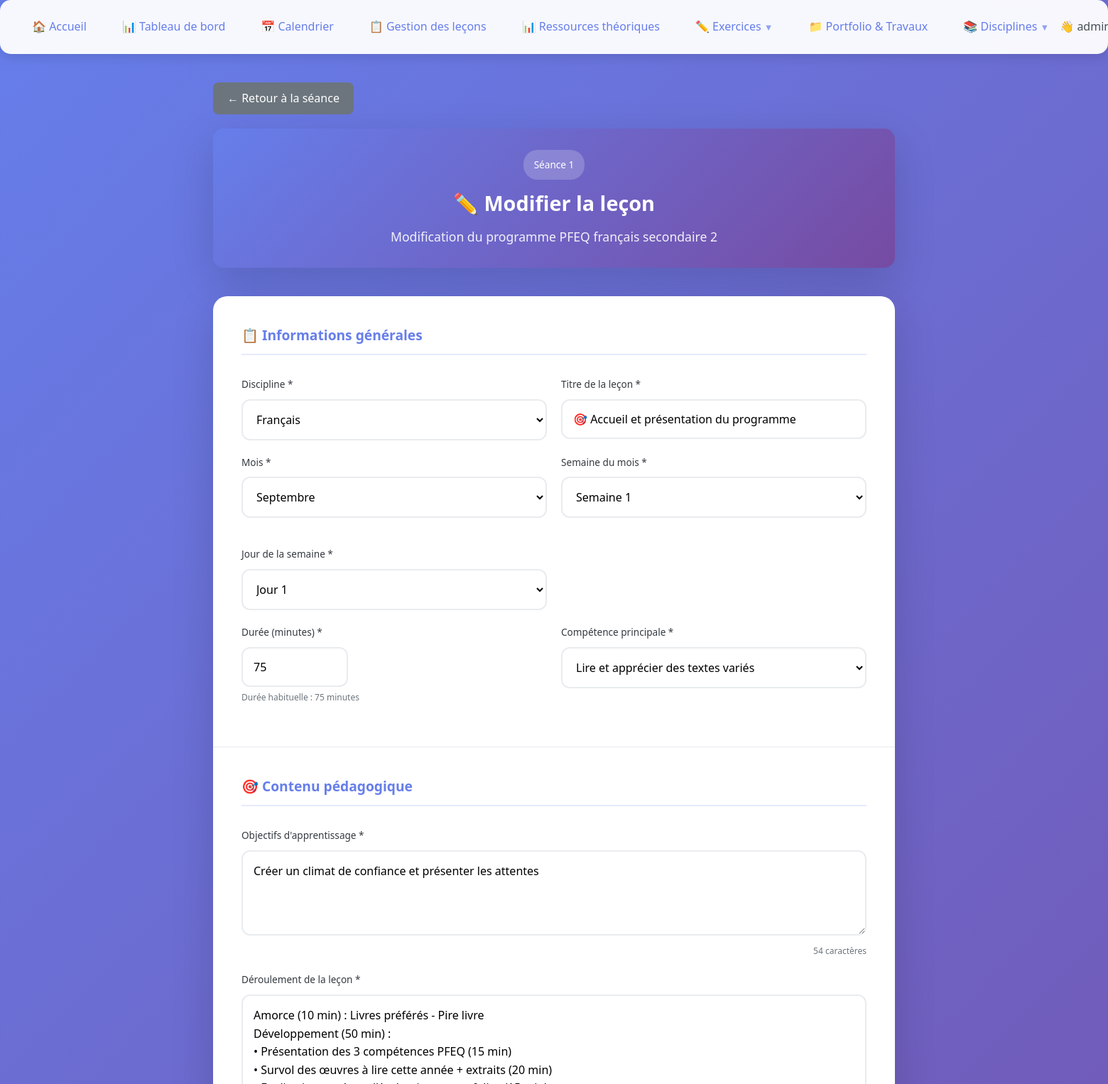
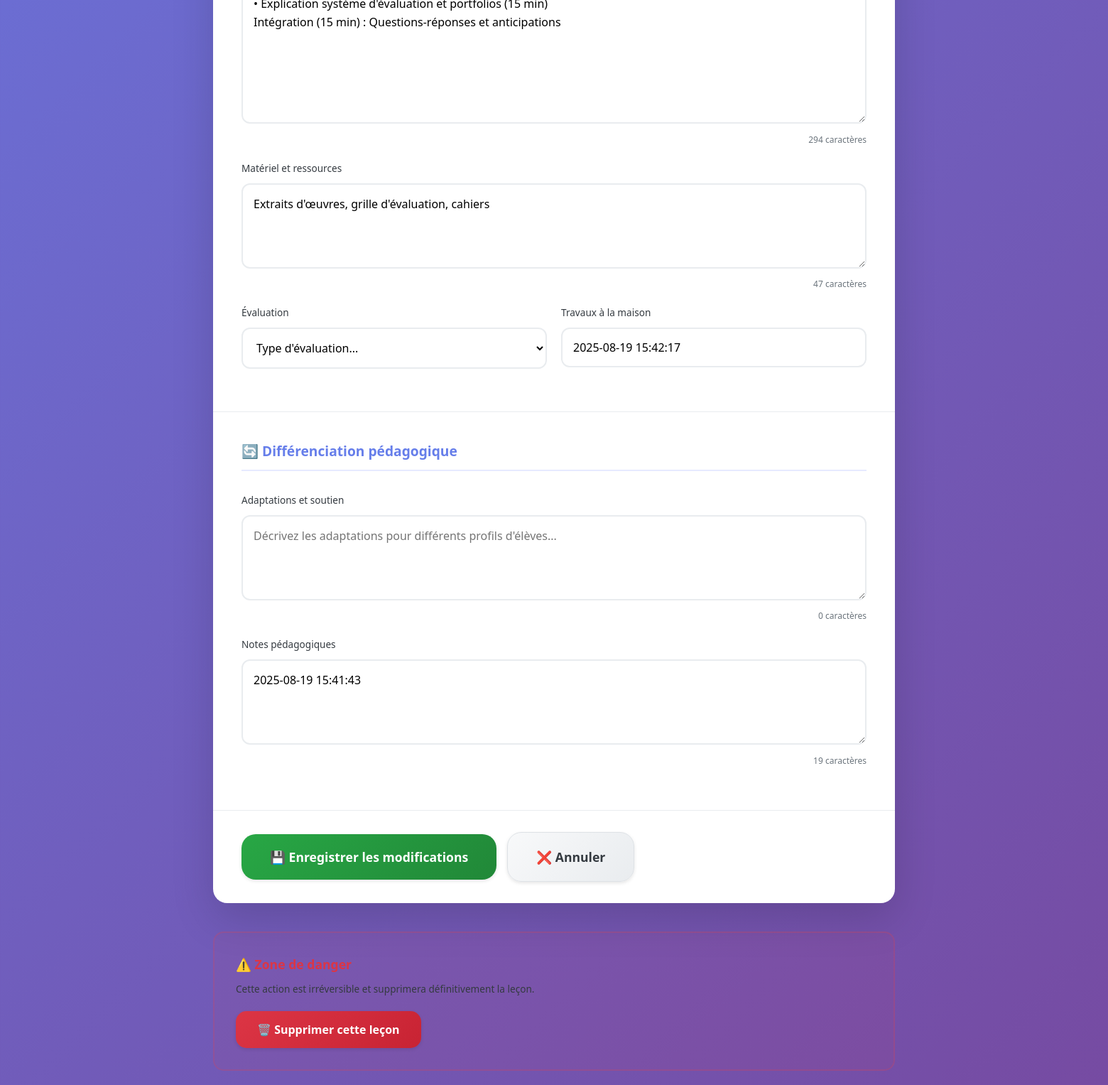
/lesson/1/edit (signed in), run on the app's committed database (2 pictures, top to bottom).
### tables this page shows
CREATE TABLE lessons (
                id INTEGER PRIMARY KEY AUTOINCREMENT,
                lesson_number INTEGER NOT NULL,
                month TEXT NOT NULL,
                week_number INTEGER NOT NULL,
                day_number INTEGER NOT NULL,
                title TEXT NOT NULL,
                content TEXT,
                duration INTEGER DEFAULT 75,
                competences TEXT,
                materials TEXT,
                objectives TEXT,
                tags TEXT,
                created_at TIMESTAMP DEFAULT CURRENT_TIMESTAMP,
                updated_at TIMESTAMP DEFAULT CURRENT_TIMESTAMP
            , subject TEXT DEFAULT 'français', evaluation TEXT, homework TEXT, adaptations TEXT, notes TEXT);

### app.py (the view, shortened to what this page needs)
@app.route('/lesson/<int:lesson_id>/edit', methods=['GET', 'POST'])
def edit_lesson(lesson_id):
    if 'user' not in session:
        return redirect(url_for('login'))
    conn = sqlite3.connect(DB_FILE)
    c = conn.cursor()
    c.execute("SELECT * FROM lessons WHERE id=?", (lesson_id,))
    lesson = c.fetchone()
    c.execute("SELECT DISTINCT subject FROM lessons WHERE subject IS NOT NULL ORDER BY subject")
    available_subjects = [row[0] for row in c.fetchall()]
    conn.close()
    if not lesson:
        flash("Leçon non trouvée", 'error')
        return redirect(url_for('lessons_list'))
    lesson_discipline = lesson[14]  # subject column
    competences = get_competences_by_discipline(lesson_discipline) if lesson_discipline else []
    return render_template('edit_lesson.html', lesson=lesson, available_subjects=available_subjects, competences=competences)

### app.py (called while the page is built)
def get_competences_by_discipline(discipline):
    conn = sqlite3.connect(DB_FILE)
    c = conn.cursor()
    c.execute("SELECT nom FROM competences WHERE discipline = ? ORDER BY ordre", (discipline,))
    competences = [row[0] for row in c.fetchall()]
    conn.close()
    return competences

### templates/edit_lesson.html (shortened to what this page needs)
<!DOCTYPE html>
<html lang="fr">
<head>
    <link rel="stylesheet" href="{{ url_for('static', filename='css/dist/main.css') }}">
</head>
<body>
    {% include 'components/navigation.html' %}
    <div class="edit-lesson-container">
        <a href="{{ url_for('lesson_detail', lesson_id=lesson[0]) }}" class="back-btn">← Retour à la séance</a>
        <div class="edit-lesson-header">
            <div class="lesson-number-badge">Séance {{ lesson[1] }}</div>
            <h1>✏️ Modifier la leçon</h1>
            <p>Modification du programme PFEQ français secondaire 2</p>
        </div>
        <form method="POST" class="lesson-form">
            <div class="form-section">
                <h2>📋 Informations générales</h2>
                <div class="form-row">
                    <div class="form-group">
                        <label for="subject">Discipline *</label>
                        <select id="subject" name="subject" required>
                            {% for subject in available_subjects %}
                            <option value="{{ subject }}" {{ 'selected' if lesson[14] == subject else '' }}>
                                {{ subject.replace('_', ' ').title() }}
                            </option>
                            {% endfor %}
                        </select>
                    </div>
                    <div class="form-group">
                        <label for="title">Titre de la leçon *</label>
                        <input type="text" id="title" name="title" required
                               value="{{ lesson[5] }}"
                               placeholder="Ex: L'analyse littéraire - Les procédés stylistiques">
                    </div>
                </div>
                <div class="form-row">
                    <div class="form-group">
                        <label for="month">Mois *</label>
                        <select id="month" name="month" required>
                            {% for month in ['septembre', 'octobre', 'novembre', 'décembre', 'janvier', 'février', 'mars', 'avril', 'mai', 'juin'] %}
                            <option value="{{ month }}" {{ 'selected' if lesson[2] == month else '' }}>
                                {{ month.title() }}
                            </option>
                            {% endfor %}
                        </select>
                    </div>
                    <div class="form-group">
                        <label for="week">Semaine du mois *</label>
                        <select id="week" name="week" required>
                            {% for week_num in range(1, 5) %}
                            <option value="{{ week_num }}" {{ 'selected' if lesson[3] == week_num else '' }}>
                                Semaine {{ week_num }}
                            </option>
                            {% endfor %}
                        </select>
                    </div>
                    <div class="form-group">
                        <label for="day">Jour de la semaine *</label>
                        <select id="day" name="day" required>
                            {% for day_num in range(1, 6) %}
                            <option value="{{ day_num }}" {{ 'selected' if lesson[4] == day_num else '' }}>
                                Jour {{ day_num }}
                            </option>
                            {% endfor %}
                        </select>
                    </div>
                </div>
                <div class="form-row">
                    <div class="form-group">
                        <label for="duration">Durée (minutes) *</label>
                        <input type="number" id="duration" name="duration" min="15" max="180" required
                               value="{{ lesson[7] }}"
                               placeholder="75">
                        <small>Durée habituelle : 75 minutes</small>
                    </div>
                    <div class="form-group">
                        <label for="competence">Compétence principale *</label>
                        <select id="competence" name="competence" required>
                            {% for comp in competences %}
                            <option value="{{ comp }}" {{ 'selected' if lesson[8] == comp else '' }}>
                                {{ comp }}
                            </option>
                            {% endfor %}
                        </select>
                    </div>
                </div>
            </div>
            <div class="form-section">
                <h2>🎯 Contenu pédagogique</h2>
                <div class="form-group">
                    <label for="objectives">Objectifs d'apprentissage *</label>
                    <textarea id="objectives" name="objectives" required
                              placeholder="Décrivez les objectifs spécifiques de cette leçon...">{{ lesson[10] or '' }}</textarea>
                </div>
                <div class="form-group">
                    <label for="content">Déroulement de la leçon *</label>
                    <textarea id="content" name="content" class="content-textarea" required
                              placeholder="Décrivez le déroulement détaillé de la séance...">{{ lesson[6] }}</textarea>
                </div>
                <div class="form-group">
                    <label for="materials">Matériel et ressources</label>
                    <textarea id="materials" name="materials"
                              placeholder="Listez le matériel nécessaire pour cette leçon...">{{ lesson[9] or '' }}</textarea>
                </div>
                <div class="form-row">
                    <div class="form-group">
                        <label for="evaluation">Évaluation</label>
                        <select id="evaluation" name="evaluation">
                            <option value="">Type d'évaluation...</option>
                        </select>
                    </div>
                    <div class="form-group">
                        <label for="homework">Travaux à la maison</label>
                        <input type="text" id="homework" name="homework"
                               value="{{ lesson[13] or '' }}"
                               placeholder="Ex: Lire le chapitre 3, exercices 1-5">
                    </div>
                </div>
            </div>
            <div class="form-section">
                <h2>🔄 Différenciation pédagogique</h2>
                <div class="form-group">
                    <label for="adaptations">Adaptations et soutien</label>
                    <textarea id="adaptations" name="adaptations"
                              placeholder="Décrivez les adaptations pour différents profils d'élèves...">{{ lesson[15] or '' }}</textarea>
                </div>
                <div class="form-group">
                    <label for="notes">Notes pédagogiques</label>
                    <textarea id="notes" name="notes"
                              placeholder="Ajoutez vos notes, réflexions et améliorations à apporter...">{{ lesson[16] or '' }}</textarea>
                </div>
            </div>
            <div class="form-actions">
                <button type="submit" name="action" value="save" class="btn btn-success btn-lg">
                    💾 Enregistrer les modifications
                </button>
                <a href="{{ url_for('lesson_detail', lesson_id=lesson[0]) }}" class="btn btn-secondary btn-lg">
                    ❌ Annuler
                </a>
            </div>
        </form>
        <div class="danger-zone">
            <h3>⚠️ Zone de danger</h3>
            <p>Cette action est irréversible et supprimera définitivement la leçon.</p>
            <form method="POST" action="{{ url_for('delete_lesson', lesson_id=lesson[0]) }}"
                  onsubmit="return confirm('⚠️ Êtes-vous absolument certain de vouloir supprimer cette leçon ?\n\nCette action est irréversible et supprimera :\n• Tout le contenu de la leçon\n• Votre progression associée\n• Les évaluations liées\n\nTapez \'SUPPRIMER\' dans la boîte de dialogue suivante pour confirmer.');">
                <button type="submit" class="btn btn-danger">
                    🗑️ Supprimer cette leçon
                </button>
            </form>
        </div>
    </div>
</body>
</html>

### data on the page
lessons: lesson_number "1", title "🎯 Accueil et présentation du programme", duration "75", objectives "Créer un climat de confiance et présenter les attentes", content "Amorce (10 min) : Livres préférés - Pire livre Développement (50 min) : • Présentation des 3 compétences PFEQ (15 min) • Survol des œuvres à lire cette année + extraits (20 min) • Explication système d'évaluation et portfolios (15 min) Intégration (15 min) : Questions-réponses et anticipations", materials "Extraits d'œuvres, grille d'évaluation, cahiers", homework "2025-08-19 15:42:17", notes "2025-08-19 15:41:43"

### other printed values
form field subject "Français"
form field month "Septembre"
form field competence "Lire et apprécier des textes variés"
